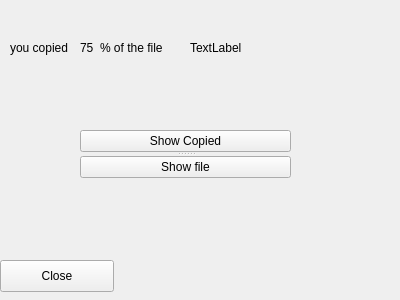
<?xml version="1.0" encoding="UTF-8"?>
<ui version="4.0">
 <class>Form</class>
 <widget class="QWidget" name="Form">
  <property name="geometry">
   <rect>
    <x>0</x>
    <y>0</y>
    <width>400</width>
    <height>300</height>
   </rect>
  </property>
  <property name="windowTitle">
   <string>Form</string>
  </property>
  <widget class="QLabel" name="label">
   <property name="geometry">
    <rect>
     <x>10</x>
     <y>40</y>
     <width>91</width>
     <height>16</height>
    </rect>
   </property>
   <property name="text">
    <string>you copied</string>
   </property>
  </widget>
  <widget class="QPushButton" name="close_button">
   <property name="geometry">
    <rect>
     <x>0</x>
     <y>260</y>
     <width>114</width>
     <height>32</height>
    </rect>
   </property>
   <property name="text">
    <string>Close</string>
   </property>
  </widget>
  <widget class="QLabel" name="Fraction_label">
   <property name="geometry">
    <rect>
     <x>80</x>
     <y>40</y>
     <width>91</width>
     <height>16</height>
    </rect>
   </property>
   <property name="text">
    <string>75</string>
   </property>
  </widget>
  <widget class="QLabel" name="label_2">
   <property name="geometry">
    <rect>
     <x>100</x>
     <y>40</y>
     <width>141</width>
     <height>16</height>
    </rect>
   </property>
   <property name="text">
    <string>% of the file</string>
   </property>
  </widget>
  <widget class="QLabel" name="CheatOrNot">
   <property name="geometry">
    <rect>
     <x>190</x>
     <y>40</y>
     <width>60</width>
     <height>16</height>
    </rect>
   </property>
   <property name="text">
    <string>TextLabel</string>
   </property>
  </widget>
  <widget class="QSplitter" name="splitter">
   <property name="geometry">
    <rect>
     <x>80</x>
     <y>130</y>
     <width>211</width>
     <height>48</height>
    </rect>
   </property>
   <property name="orientation">
    <enum>Qt::Vertical</enum>
   </property>
   <widget class="QPushButton" name="show_sentences">
    <property name="text">
     <string>Show Copied</string>
    </property>
   </widget>
   <widget class="QPushButton" name="show_file">
    <property name="text">
     <string>Show file</string>
    </property>
   </widget>
  </widget>
 </widget>
 <resources/>
 <connections/>
</ui>
